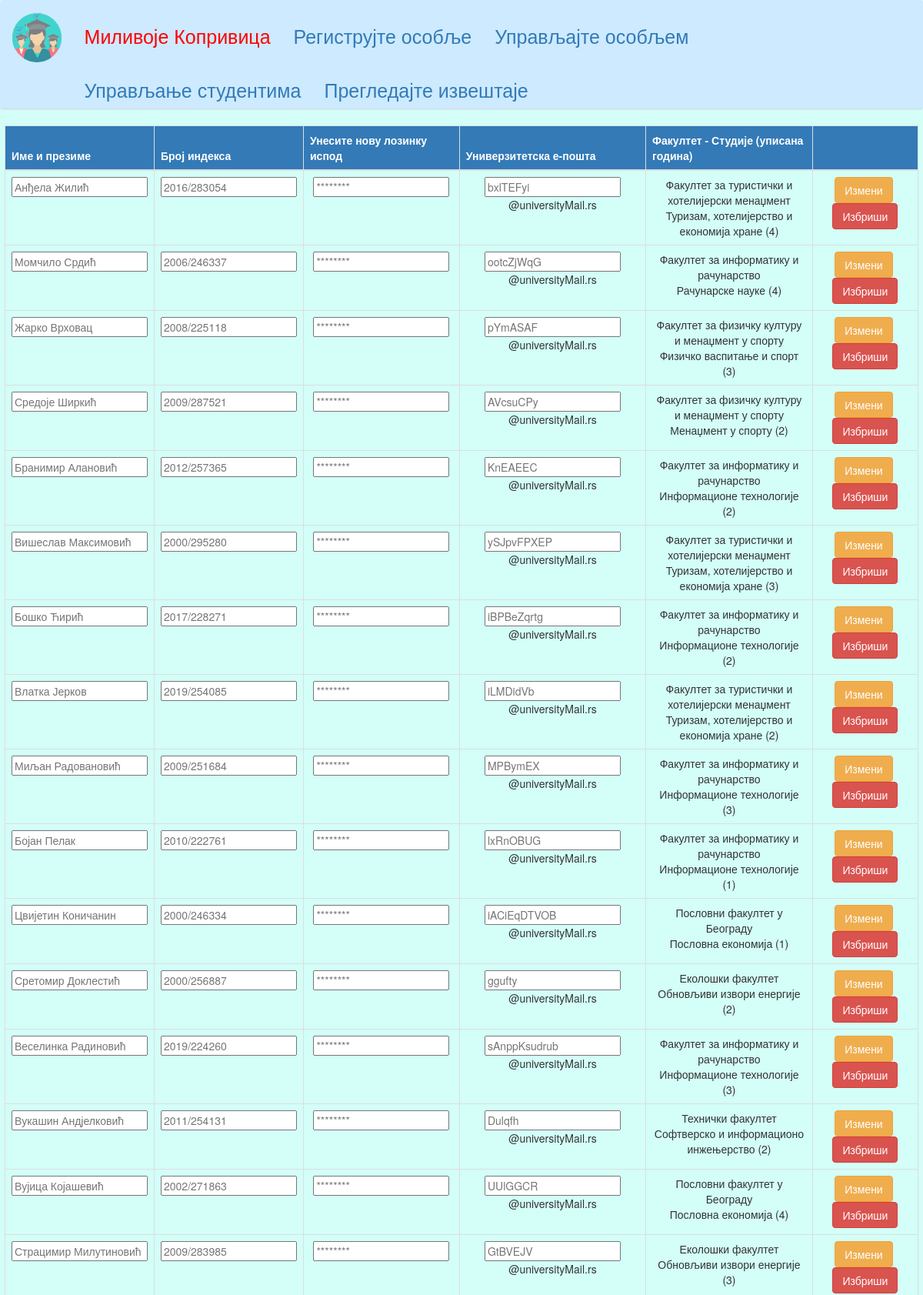
The page /index.php?language=serbianCyrilic&page=students_management (signed in, upper part) on the database its author committed.
### tables this page shows
CREATE TABLE `student` (
  `student_id` int(10) UNSIGNED NOT NULL,
  `name_surname` varchar(128) NOT NULL,
  `indexNo` varchar(11) NOT NULL,
  `password_hash` varchar(128) NOT NULL,
  `studentEmail` varchar(64) NOT NULL,
  `study_id` int(10) UNSIGNED NOT NULL,
  `enrolledYear` enum('1','2','3','4') NOT NULL DEFAULT '1'
);

### index.php (the view, shortened to what this page needs)
<!DOCTYPE html>
<html>
    <head>
        <link rel="stylesheet" href="https://maxcdn.bootstrapcdn.com/bootstrap/3.4.1/css/bootstrap.min.css">
    </head>
    <body style="background-color: #d3fff8;">
        <?php
            require DIR_CORE . "/database_connection.php";
            $xml = @simplexml_load_file(DIR_LANGUAGES . "/{$_SESSION["language"]}.xml") or die(file_get_contents("error404.html"));
            echo initiateHeader($xml);
            if($_SESSION["loggedInAs"] === "professor"){
                switch($_SESSION["page"]){
                    case "teaching_subject_management": echo initiateProfessorPage1($xml, $conn); break;
                    case "add_new_subject": echo initiateProfessorPage2($xml, $conn); break;
                    case "professor_reports": echo initiateProfessorPage3($xml, $conn); break;
                    default: echo file_get_contents("error404.html"); break;
                }
            }
            else if($_SESSION["loggedInAs"] === "assistant"){
                switch($_SESSION["page"]){
                    case "teaching_exercises": echo initiateAssistantPage1($xml, $conn); break;
                    case "exercises_reports": echo initiateAssistantPage2($xml, $conn); break;
                    default: echo file_get_contents("error404.html"); break;
                }
            }
            else if($_SESSION["loggedInAs"] === "admin"){
                switch($_SESSION["page"]){
                    case "students_management": echo initiateAdminPage3($xml, $conn); break;
                }
            }
            else {
                switch(@$_SESSION["page"]){
                    case "login": echo initiateLoginPage($xml); break;
                    case "admin_access": echo initiateAdminAccessPage($xml, $conn); break;
                    default: echo file_get_contents("error404.html"); break;
                }
            }
        ?>
    </body>
</html>
<?php
    function initiateHeader($xml){
        $header = file_get_contents(DIR_TEMPLATES . "/header.html");
        $links = "";
        $pageName = "";
        $linkID = 1;
        $logoutHref = DIR_CORE . '/logout.php';
        if($_SESSION["loggedInAs"] === null)
            $pageName = "home";
        else {
            $pageName = $_SESSION["loggedInAs"];
            $links .= "<a class='navbar-brand mr-2 mr-md-2' style='font-size: 25px !important; margin-top: 0.8em; color: red;'
                            href={$logoutHref} class=''>". $_SESSION['loggedInUser'] . "</a>";
        }
        do {
            $links .= "
                <a class='navbar-brand mr-2 mr-md-2'
                style='font-size: 25px !important; margin-top: 0.8em;'
                href='index.php?language={$_SESSION["language"]}&page={$xml->navigation->{$pageName . "Page"}->{"link" . $linkID}->href[0]}'>
                {$xml->navigation->{$pageName . "Page"}->{"link" . $linkID}->name[0]}</a>
            ";
            $linkID++;
        } while(isset($xml->navigation->{$pageName . "Page"}->{"link" . $linkID}));
        $header = str_replace("{IMAGE_SRC}", DIR_MISCELLANEOUS . "/logo.png", $header);
        $header = str_replace("{LINKS}", $links, $header);
        return $header;
    }
    function initiateAdminPage3($xml, $conn){
        $page_context = file_get_contents(DIR_TEMPLATES . "/studentsManagment.html");
        $page_context = str_replace("{FORM_ACTION}", DIR_CORE . "/students_managment.php", $page_context);
        $page_context = str_replace("{NS_TITLE}",$xml->registrationPage->nameSurname[0], $page_context);
        $page_context = str_replace("{INDEX_NO}",$xml->adminPage->indexNumber[0], $page_context);
        $page_context = str_replace("{PASSWORD_TITLE}",$xml->adminPage->passwordTitle[0], $page_context);
        $page_context = str_replace("{EMAIL_TITLE}",$xml->registrationPage->email[0], $page_context);
        $page_context = str_replace("{FACULTY_TITLE - STUDY_TITLE(YEAR)}",$xml->adminPage->facultySY[0], $page_context);
        $tBody = "";
        $data = $conn->query("SELECT * FROM student");
        while($student = $data->fetch_assoc()){
            $email = explode("@",$student["studentEmail"])[0];
            $studentEnrollment_temp = getEnrollment($student['student_id'], $conn);
            $studentEnrollment = explode("-",$studentEnrollment_temp)[0] . "<br>" . explode("-",$studentEnrollment_temp)[1];
            $tBody .= "
                <tr>
                    <td><input type='text' id='newNS_{$student['student_id']}' name='newNS_{$student['student_id']}' placeholder='{$student['name_surname']}'></td>
                    <td><input type='text' id='newIX_{$student['student_id']}' name='newIX_{$student['student_id']}' placeholder='{$student['indexNo']}'></td>
                    <td><input type='password' id='newPASS_{$student['student_id']}' name='newPASS_{$student['student_id']}' placeholder='********'></input></td>
                    <td><input type='text' id='newUE_{$student['student_id']}' name='newUE_{$student['student_id']}' placeholder='{$email}'></input>@universityMail.rs</td>
                    <td>$studentEnrollment</td>
                    <td>
                        <input type='submit' id='edit_{$student['student_id']}' name='edit_{$student['student_id']}' class='btn btn-warning' value='{$xml->adminPage->editBtn[0]}'></input>&nbsp;
                        <input type='submit' id='delete_{$student['student_id']}' name='delete_{$student['student_id']}'class='btn btn-danger' value='{$xml->adminPage->deleteBtn[0]}'></input>
                    </td>
                </tr>
            ";
        }
        $page_context = str_replace("{tBody}",$tBody, $page_context);
        return $page_context;
    }
    function getEnrollment($student_id, $conn){
        $titleLanguage = $_SESSION["language"] === "english" ? "titleEnglish" : "title";
        $query = sprintf("SELECT concat(faculty.$titleLanguage, ' - ', study.$titleLanguage, ' (', student.enrolledYear, ')') as enrollmentData
            FROM faculty
            INNER JOIN study ON study.faculty_id = faculty.faculty_id
            INNER JOIN student ON student.study_id = study.study_id
            WHERE student.student_id = '%s';", mysqli_real_escape_string($conn, $student_id));
        return $conn->query($query)->fetch_assoc()["enrollmentData"];
    }
?>

### rows shown on the page
student: name_surname "Анђела Жилић", indexNo "2016/283054", studentEmail "bxlTEFyi", studentEnrollment_temp "Факултет за туристички и хотелијерски менаџмент", studentEnrollment_temp "Туризам, хотелијерство и економија хране (4)"
student: name_surname "Момчило Срдић", indexNo "2006/246337", studentEmail "ootcZjWqG", studentEnrollment_temp "Факултет за информатику и рачунарство", studentEnrollment_temp "Рачунарске науке (4)"
student: name_surname "Жарко Врховац", indexNo "2008/225118", studentEmail "pYmASAF", studentEnrollment_temp "Факултет за физичку културу и менаџмент у спорту", studentEnrollment_temp "Физичко васпитање и спорт (3)"
student: name_surname "Средоје Ширкић", indexNo "2009/287521", studentEmail "AVcsuCPy", studentEnrollment_temp "Факултет за физичку културу и менаџмент у спорту", studentEnrollment_temp "Менаџмент у спорту (2)"
student: name_surname "Бранимир Алановић", indexNo "2012/257365", studentEmail "KnEAEEC", studentEnrollment_temp "Факултет за информатику и рачунарство", studentEnrollment_temp "Информационе технологије (2)"
student: name_surname "Вишеслав Максимовић", indexNo "2000/295280", studentEmail "ySJpvFPXEP", studentEnrollment_temp "Факултет за туристички и хотелијерски менаџмент", studentEnrollment_temp "Туризам, хотелијерство и економија хране (3)"
student: name_surname "Бошко Ћирић", indexNo "2017/228271", studentEmail "iBPBeZqrtg", studentEnrollment_temp "Факултет за информатику и рачунарство", studentEnrollment_temp "Информационе технологије (2)"
student: name_surname "Влатка Јерков", indexNo "2019/254085", studentEmail "iLMDidVb", studentEnrollment_temp "Факултет за туристички и хотелијерски менаџмент", studentEnrollment_temp "Туризам, хотелијерство и економија хране (2)"
student: name_surname "Миљан Радовановић", indexNo "2009/251684", studentEmail "MPBymEX", studentEnrollment_temp "Факултет за информатику и рачунарство", studentEnrollment_temp "Информационе технологије (3)"
student: name_surname "Бојан Пелак", indexNo "2010/222761", studentEmail "lxRnOBUG", studentEnrollment_temp "Факултет за информатику и рачунарство", studentEnrollment_temp "Информационе технологије (1)"
student: name_surname "Цвијетин Коничанин", indexNo "2000/246334", studentEmail "iACiEqDTVOB", studentEnrollment_temp "Пословни факултет у Београду", studentEnrollment_temp "Пословна економија (1)"
student: name_surname "Сретомир Доклестић", indexNo "2000/256887", studentEmail "ggufty", studentEnrollment_temp "Еколошки факултет", studentEnrollment_temp "Обновљиви извори енергије (2)"
student: name_surname "Веселинка Радиновић", indexNo "2019/224260", studentEmail "sAnppKsudrub", studentEnrollment_temp "Факултет за информатику и рачунарство", studentEnrollment_temp "Информационе технологије (3)"
student: name_surname "Вукашин Андјелковић", indexNo "2011/254131", studentEmail "Dulqfh", studentEnrollment_temp "Технички факултет", studentEnrollment_temp "Софтверско и информационо инжењерство (2)"
student: name_surname "Вујица Којашевић", indexNo "2002/271863", studentEmail "UUlGGCR", studentEnrollment_temp "Пословни факултет у Београду", studentEnrollment_temp "Пословна економија (4)"
student: name_surname "Страцимир Милутиновић", indexNo "2009/283985", studentEmail "GtBVEJV", studentEnrollment_temp "Еколошки факултет", studentEnrollment_temp "Обновљиви извори енергије (3)"

### other values the page prints
$_SESSION['loggedInUser'] "Миливоје Копривица"
$xml->navigation->{$pageName . "Page"}->{"link" . $linkID}->name[0] "Региструјте особље"
$xml->navigation->{$pageName . "Page"}->{"link" . $linkID}->name[0] "Управљајте особљем"
$xml->navigation->{$pageName . "Page"}->{"link" . $linkID}->name[0] "Управљање студентима"
$xml->navigation->{$pageName . "Page"}->{"link" . $linkID}->name[0] "Прегледајте извештаје"
initiateAdminPage3($xml, $conn) "Име и презиме Број индекса Унесите нову лозинку испод Универзитетска е-пошта Факултет - Студије (уписана година)"
